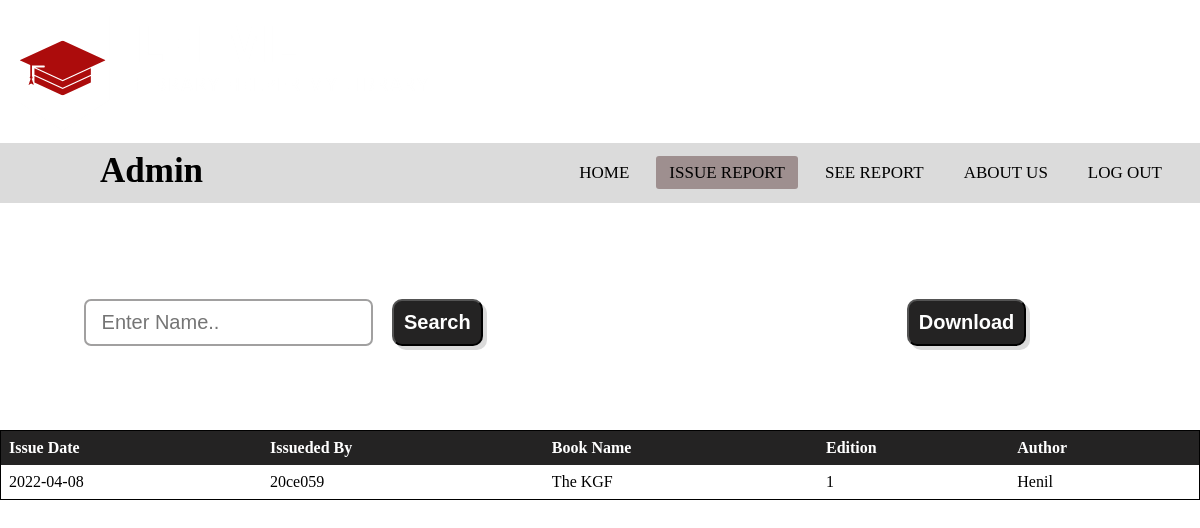
Screenshot of /admin/HTML/issueBookReport.php?date=2022-04-08 (signed in) with the database file from the repository.
### tables this page shows
CREATE TABLE `tbl_issued_books` (
  `book_id` int(11) NOT NULL,
  `user_id` varchar(10) NOT NULL,
  `issued_date` date NOT NULL,
  `expected_return_date` date NOT NULL
);

CREATE TABLE `tbl_books` (
  `grp_id` int(11) NOT NULL,
  `book_name` varchar(50) NOT NULL,
  `book_edition` int(5) NOT NULL,
  `book_author` varchar(40) NOT NULL,
  `book_quantity` int(11) NOT NULL
);

### admin/html/issueBookReport.php (the view, shortened to what this page needs)
<!DOCTYPE html>
<html lang="en">
<head>
    <link rel="stylesheet" href="https://cdnjs.cloudflare.com/ajax/libs/font-awesome/5.15.3/css/all.min.css" />
</head>
<body class="image">
    <header><img src="2n1.png" alt="logo"></header>
    <nav>
        <label class="logo"><?php echo $_SESSION["user_id"];?></label>
        <ul>
            <li><a href="Admin_Profile.php">Home</a></li>
            <li><a class="active" href="">Issue Report</a></li>
            <li><a href="seeReport.php">See Report</a></li>
            <li><a href="../../about_us.php">About us</a></li>
            <li><a href="logout.php">Log out</a></li>
        </ul>
    </nav>
</body>
<head>
  <link rel="stylesheet" href="../css/issueBookReport.css">
</head>
<form method="post" action="book_report.php">
<?php
  include 'config.php';
  $date = $_GET['date'];
  $sql1 = "select tib.book_id,tb.grp_id,tb.book_name,tb.book_edition,tb.book_author,tib.user_id,tib.issued_date from tbl_book_copies tbc join tbl_books tb on tb.grp_id = tbc.grp_id join tbl_issued_books tib where tbc.book_id = tib.book_id and tib.issued_date = '{$date}'";
  $result = mysqli_query($conn,$sql1) or die("query1 failed");
  if(mysqli_num_rows($result) > 0){
?>
<div class="search">
  <input type="text" placeholder=" Enter Name.." name="txtSearch" class="txtSearch" autocomplete="off">
  <button type="submit" class="btnSearch" name="btnSearch">Search</button>
  <button class="btnDownload" name="btnDownload">Download</button>
</div>
<div class="tblReturnReport" style="overflow-x:auto;">
  <table>
    <tr>
      <th>Issue Date</th>
      <th>Issueded By</th>
      <th>Book Name</th>
      <th>Edition</th>
      <th>Author</th>
    </tr>
    <?php
      while($row = mysqli_fetch_assoc($result))  {
    ?>
    <tr>
      <td name="issueDate"><?php echo $row['issued_date'];?></td>
      <td name="issuedBy"><?php echo $row['user_id'];?></td>
      <td name="bookName"> <?php echo $row['book_name'];?></td>
      <td name="bookEdition"><?php echo $row['book_edition'];?></td>
      <td name="bookAuthor"><?php echo $row['book_author'];?></td>
    </tr>
  <?php }?>
  </table>
</div>
<?php
  }
  else{
    echo "<h1 style='text-align: center; color: red;'>No book found</h1>";
  }
?>
</form>

### admin/css/issueBookReport.css (style rules this page uses)
* { padding: 0; margin: 0; text-decoration: none; list-style: none; box-sizing: border-box; }
body { font-family: montserrat; }
img { max-width: 100%; }
.image { background-image: url("janko-ferlic-sfL_QOnmy00-unsplash.jpg"); opacity: 1; background-size: 1750px; background-position: center center; background-repeat: no-repeat; background-attachment: fixed; background-size: cover; }
nav { background: rgb(219, 219, 219); height: 60px; width: 100%; }
label.logo { color: black; font-size: 35px; line-height: 55px; padding: 0 100px; font-weight: bold; }
nav ul { float: right; margin-right: 20px; }
nav ul li { display: inline-block; line-height: 60px; margin: 0 5px; }
nav ul li a { color: black; font-size: 17px; padding: 7px 13px; border-radius: 3px; text-transform: uppercase; }
a.active, a:hover { background: rgb(158, 143, 143); transition: 0.5s; cursor: pointer; }
.search { margin-top: 8%; }
.txtSearch { margin-left: 7%; padding: 10px 10px 10px 10px; border: 2px solid rgb(161, 160, 160); border-radius: 7px; font-size: 20px; }
.btnSearch { margin-left: 15px; padding: 10px 10px 10px 10px; font-size: 20px; background-color: rgb(36, 35, 35); box-shadow: 4px 4px rgb(219, 219, 219); border-radius: 10px; cursor: pointer; font-weight: bold; color: white; }
.btnDownload { margin-left: 35%; padding: 10px 10px 10px 10px; font-size: 20px; background-color: rgb(36, 35, 35); box-shadow: 4px 4px rgb(219, 219, 219); border-radius: 10px; cursor: pointer; font-weight: bold; color: white; }
table { border-collapse: collapse; border-spacing: 0; width: 100%; border: 1px solid black; background-color: rgb(219, 219, 219); }
.tblReturnReport { margin-top: 7%; }
th, td { text-align: left; padding: 8px; }
th { background-color: rgb(36, 35, 35); color: white; }
tr:nth-child(even) { background-color: white }

### rows the page displays
tbl_issued_books: issued_date "2022-04-08", user "20ce059", tbl_books.book_name "The KGF", tbl_books.book_edition "1", tbl_books.book_author "Henil"

### other values shown
$_SESSION["user_id"] "Admin"
